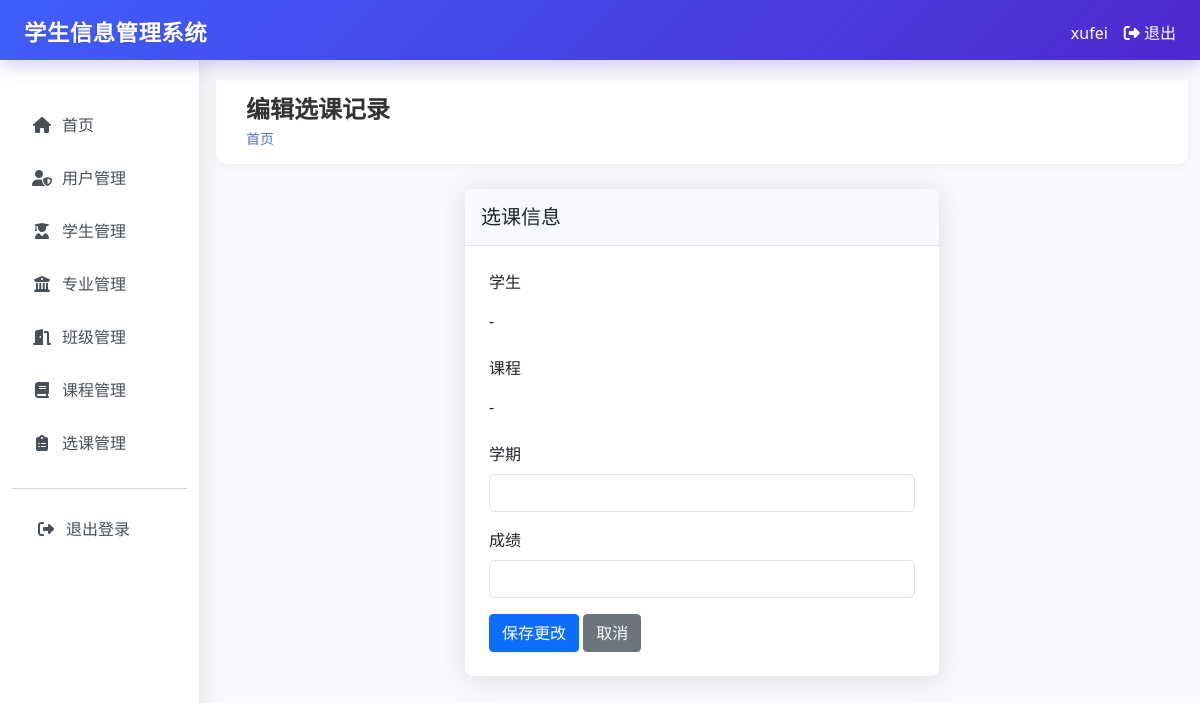
/enrollments/1/edit (signed in), run on an earlier commit of the app's database.
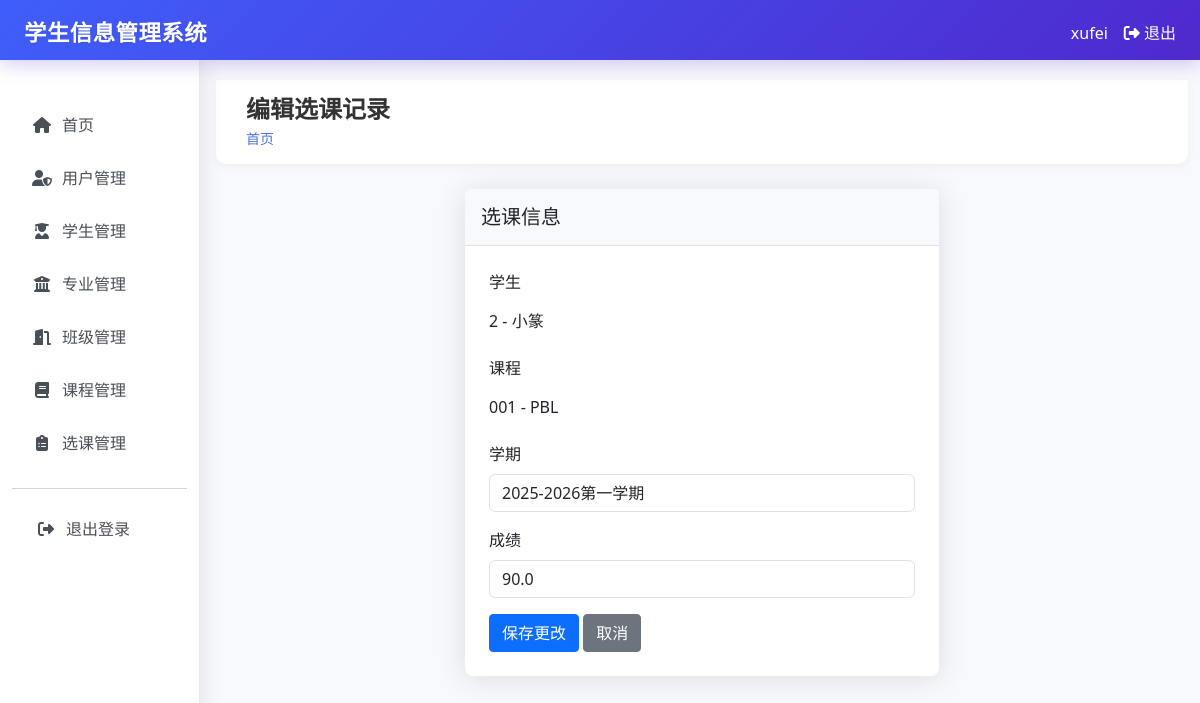
And on a later commit of the database.
### tables this page shows
CREATE TABLE students (
        id INTEGER PRIMARY KEY AUTOINCREMENT,
        student_id TEXT UNIQUE NOT NULL,
        name TEXT NOT NULL,
        gender TEXT NOT NULL,
        birth_date TEXT,
        address TEXT,
        phone TEXT,
        email TEXT,
        major_id INTEGER,
        class_id INTEGER,
        enrollment_date TEXT,
        created_by INTEGER,
        created_at TIMESTAMP DEFAULT CURRENT_TIMESTAMP,
        FOREIGN KEY (major_id) REFERENCES majors (id),
        FOREIGN KEY (class_id) REFERENCES classes (id),
        FOREIGN KEY (created_by) REFERENCES users (id)
    );

CREATE TABLE courses (
        id INTEGER PRIMARY KEY AUTOINCREMENT,
        code TEXT UNIQUE NOT NULL,
        name TEXT NOT NULL,
        description TEXT,
        credits INTEGER,
        created_at TIMESTAMP DEFAULT CURRENT_TIMESTAMP
    );

CREATE TABLE enrollments (
        id INTEGER PRIMARY KEY AUTOINCREMENT,
        student_id INTEGER,
        course_id INTEGER,
        grade REAL,
        semester TEXT,
        created_at TIMESTAMP DEFAULT CURRENT_TIMESTAMP,
        FOREIGN KEY (student_id) REFERENCES students (id),
        FOREIGN KEY (course_id) REFERENCES courses (id)
    );

### app.py (the view, shortened to what this page needs)
@app.route("/enrollments/<int:enrollment_id>/edit", methods=["GET", "POST"])
@login_required
def edit_enrollment(enrollment_id):
    conn = get_db_connection()
    enrollment = conn.execute("""
        SELECT e.*, s.name as student_name, s.student_id, c.name as course_name, c.code
        FROM enrollments e
        JOIN students s ON e.student_id = s.id
        JOIN courses c ON e.course_id = c.id
        WHERE e.id = ?
    """, (enrollment_id,)).fetchone()
    if session.get("role") != "admin":
        student = conn.execute("SELECT created_by FROM students WHERE id = ?",
                              (enrollment["student_id"],)).fetchone()
        if student["created_by"] != session["user_id"]:
            flash("您没有权限编辑此选课记录")
            return redirect(url_for("enrollments"))
    conn.close()
    return render_template("enrollments/edit.html", enrollment=enrollment)

### app.py (called while the page is built)
def login_required(f):
    @wraps(f)
    def decorated_function(*args, **kwargs):
        if "user_id" not in session:
            return redirect(url_for("login"))
        return f(*args, **kwargs)
    return decorated_function

def get_db_connection():
    conn = sqlite3.connect("student_management.db")
    conn.row_factory = sqlite3.Row
    return conn

### templates/enrollments/edit.html (shortened to what this page needs)
{% extends "base.html" %}
{% block header %}编辑选课记录{% endblock %}
{% block content %}
<div class="row justify-content-center">
    <div class="col-md-6">
        <div class="card">
            <div class="card-header">
                <h5 class="card-title mb-0">选课信息</h5>
            </div>
            <div class="card-body">
                <form method="post">
                    <div class="mb-3">
                        <label class="form-label">学生</label>
                        <div class="form-control-plaintext">
                            {{ enrollment.student_id }} - {{ enrollment.student_name }}
                        </div>
                    </div>
                    <div class="mb-3">
                        <label class="form-label">课程</label>
                        <div class="form-control-plaintext">
                            {{ enrollment.code }} - {{ enrollment.course_name }}
                        </div>
                    </div>
                    <div class="mb-3">
                        <label for="semester" class="form-label">学期</label>
                        <input type="text" class="form-control" id="semester" name="semester" value="{{ enrollment.semester }}" required>
                    </div>
                    <div class="mb-3">
                        <label for="grade" class="form-label">成绩</label>
                        <input type="number" class="form-control" id="grade" name="grade" min="0" max="100" step="0.1" value="{{ enrollment.grade }}">
                    </div>
                    <button type="submit" class="btn btn-primary">保存更改</button>
                    <a href="{{ url_for('enrollments') }}" class="btn btn-secondary">取消</a>
                </form>
            </div>
        </div>
    </div>
</div>
{% endblock %}

What changed in the data, as far as the page shows it:
now on this page (row unchanged): students: student_name "小篆"
now on this page (row unchanged): courses: code "001", course_name "PBL"
added enrollments: semester "2025-2026第一学期", grade "90.0"
Also different on the page:
{{ enrollment.student_id }}: (not shown) → "2"
